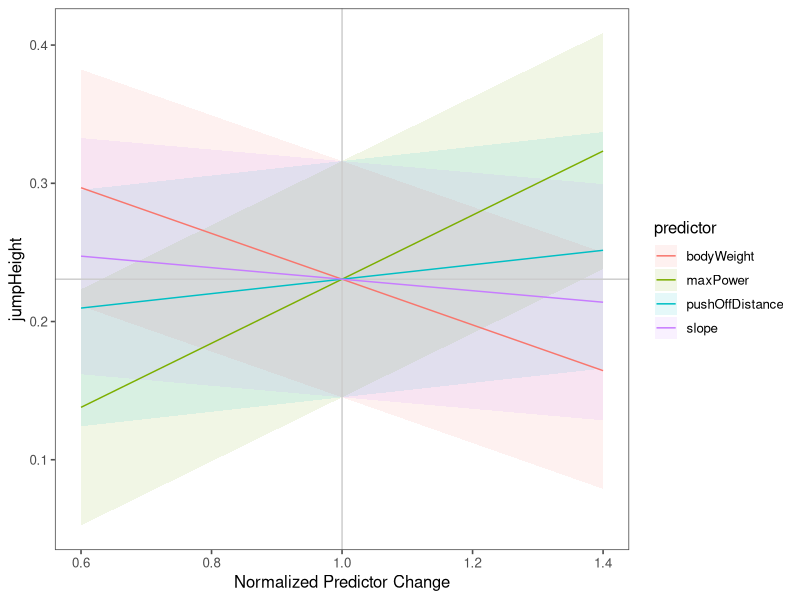
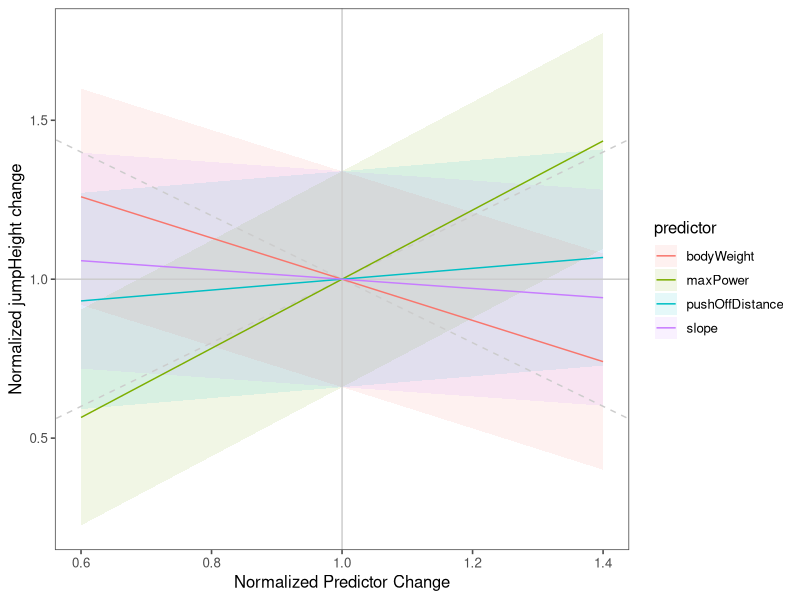
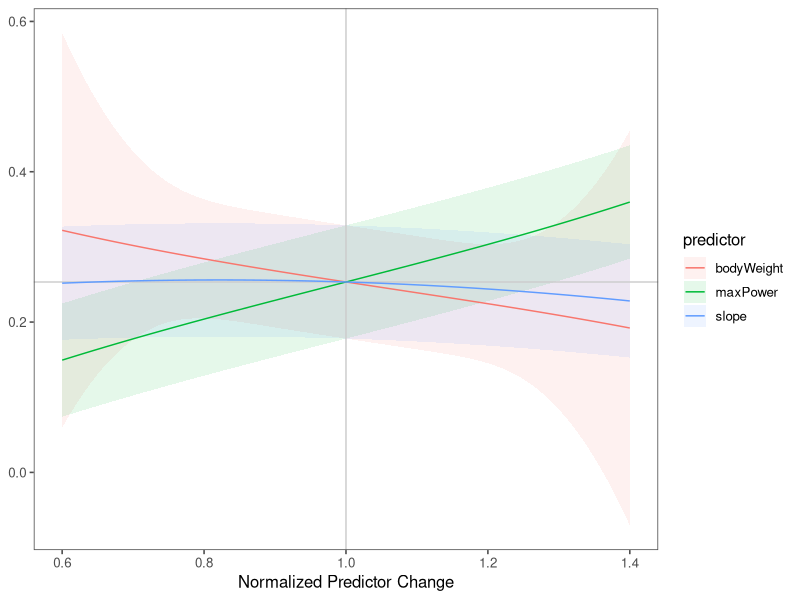
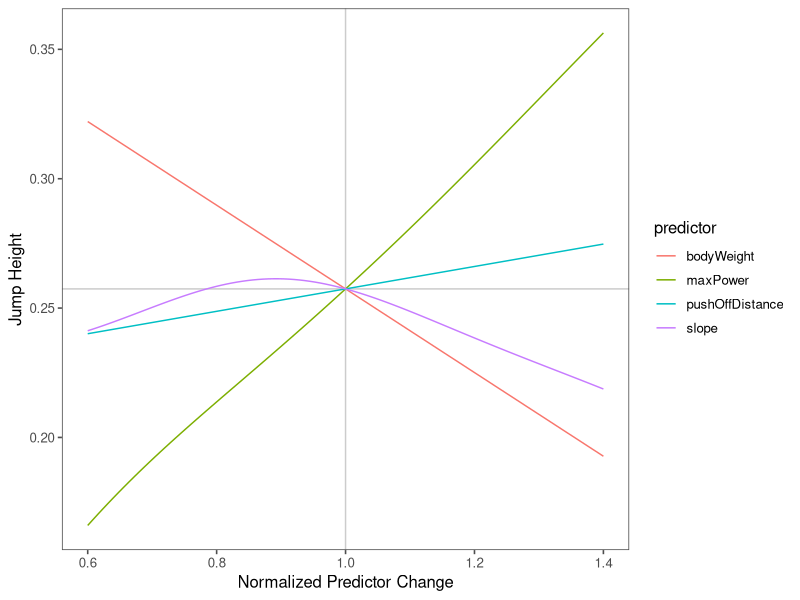

Write the R code that produced these figures, in order.
############################################
sensitivityAnalysis <- function(model,
                                target = NULL,
                                predictors = NULL, #Data Frame
                                predictorsMeans = NULL, #Data Frame
                                samplesN = 101,
                                from = 0.6,
                                to = 1.4,
                                targetPrediction = "ratio", # c("ratio", "absolute")
                                predictionType = "prediction",
                                level = 0.9) {
    
    if (missing(target)) {
        predictors <- model$model[-1]
        target <- model$model[1]
    }
    targetName <- names(target)
    
    target <- target[[1]]
    
    numberPredictors <- ncol(predictors)     
    
    if (missing(predictorsMeans)) {
        initialPredictorsValues <- predictors %>%
            summarise_all(mean)
        
    } else {
        initialPredictorsValues <- predictorsMeans    
    }
    
    initialTargetValue <- mean(predict(model, newdata = initialPredictorsValues))
    
    sensitivityData <- sapply(initialPredictorsValues, function(x) rep(x, samplesN * numberPredictors))
    changeDF <- seq(from, to, length.out = samplesN)
    
    for (i in seq(1, numberPredictors)) {
        sensitivityData[seq((i-1)*samplesN + 1, i * samplesN), i] <- changeDF * initialPredictorsValues[[i]]    
    }
    sensitivityData <- data.frame(sensitivityData)
    
    predictedTarget <- predict(model,
                               newdata = sensitivityData,
                               interval = predictionType,
                               level = level)
    
    predictedTarget <- as.data.frame(predictedTarget)
    
    if (targetPrediction == "ratio")
        predictedTarget <- mutate_all(predictedTarget, function(x) {x / initialTargetValue})
    
    df <- data.frame(normalized.predictor.change = numeric(0),
                     predictor = character(0),
                     normalized.target.change.fit = numeric(0),
                     normalized.target.change.lower= numeric(0),
                     normalized.target.change.upper = numeric(0)) 
    
    for (i in seq(1, numberPredictors)) {
        df <- rbind(df, 
                    data.frame(
                        normalized.predictor.change = changeDF,
                        predictor = names(predictors)[i],
                        normalized.target.change.fit = predictedTarget$fit[seq((i-1)*samplesN + 1, i * samplesN)],
                        normalized.target.change.lower = predictedTarget$lwr[seq((i-1)*samplesN + 1, i * samplesN)],
                        normalized.target.change.upper = predictedTarget$upr[seq((i-1)*samplesN + 1, i * samplesN)]))
    }
    if (targetPrediction == "ratio") {
        gg <- ggplot(df, aes(x = normalized.predictor.change, 
                             group = predictor)) +
            geom_ribbon(aes(ymin = normalized.target.change.lower,
                            ymax = normalized.target.change.upper,
                            fill = predictor), alpha = 0.1) + 
            geom_vline(xintercept = 1,  color = "grey80") + 
            geom_hline(yintercept = 1, color = "grey80") +
            geom_abline(slope = 1, linetype = "dashed", color = "grey80") + 
            geom_abline(slope = -1, intercept = 2, linetype = "dashed", color = "grey80") +
            geom_line(aes(x = normalized.predictor.change,
                          y = normalized.target.change.fit,
                          color = predictor)) +
            ylab(paste("Normalized", targetName, "change")) +
            xlab("Normalized Predictor Change") + 
            theme_few()
    } else {
        gg <- ggplot(df, aes(x = normalized.predictor.change, 
                             group = predictor)) +
            geom_ribbon(aes(ymin = normalized.target.change.lower,
                            ymax = normalized.target.change.upper,
                            fill = predictor), alpha = 0.1) + 
            geom_vline(xintercept = 1,  color = "grey80") + 
            geom_hline(yintercept = initialTargetValue, color = "grey80") +
            geom_line(aes(x = normalized.predictor.change,
                          y = normalized.target.change.fit,
                          color = predictor)) +
            ylab(targetName) + 
            xlab("Normalized Predictor Change") + 
            theme_few()        
    }
    
    variableMeans <- cbind(data.frame(target = initialTargetValue),
                           data.frame(initialPredictorsValues))
    names(variableMeans) <- c(targetName, names(initialPredictorsValues))
    return(list(ggplot = gg,
                predictionData = sensitivityData,
                resultsData = df,
                variableMeans = variableMeans))
}

#####################################
sensitivityAnalysisCaret <- function(model,
                                target = NULL,
                                predictors = NULL, #Data Frame
                                predictorsMeans = NULL, #Data Frame
                                samplesN = 101,
                                from = 0.6,
                                to = 1.4,
                                targetPrediction = "ratio" # c("ratio", "absolute")
                                ) {
    
    if (missing(target)) {
        predictors <- model$model[-1]
        target <- model$model[1]
    }
    targetName <- names(target)
    
    target <- target[[1]]
    
    numberPredictors <- ncol(predictors)     
    
    if (missing(predictorsMeans)) {
        initialPredictorsValues <- predictors %>%
            summarise_all(mean)
        
    } else {
        initialPredictorsValues <- predictorsMeans    
    }
    
    initialTargetValue <- mean(predict(model, newdata = initialPredictorsValues))
    
    sensitivityData <- sapply(initialPredictorsValues, function(x) rep(x, samplesN * numberPredictors))
    changeDF <- seq(from, to, length.out = samplesN)
    
    for (i in seq(1, numberPredictors)) {
        sensitivityData[seq((i-1)*samplesN + 1, i * samplesN), i] <- changeDF * initialPredictorsValues[[i]]    
    }
    sensitivityData <- data.frame(sensitivityData)
    
    predictedTarget <- predict(model,
                               newdata = sensitivityData)
    

    
    if (targetPrediction == "ratio")
        predictedTarget <- predictedTarget / initialTargetValue
    
    df <- data.frame(normalized.predictor.change = numeric(0),
                     predictor = character(0),
                     normalized.target.change.fit = numeric(0)) 
    
    for (i in seq(1, numberPredictors)) {
        df <- rbind(df, 
                    data.frame(
                        normalized.predictor.change = changeDF,
                        predictor = names(predictors)[i],
                        normalized.target.change.fit = predictedTarget[seq((i-1)*samplesN + 1, i * samplesN)]))
    }
    if (targetPrediction == "ratio") {
        gg <- ggplot(df, aes(x = normalized.predictor.change, 
                             group = predictor)) +
            geom_vline(xintercept = 1,  color = "grey80") + 
            geom_hline(yintercept = 1, color = "grey80") +
            geom_abline(slope = 1, linetype = "dashed", color = "grey80") + 
            geom_abline(slope = -1, intercept = 2, linetype = "dashed", color = "grey80") +
            geom_line(aes(x = normalized.predictor.change,
                          y = normalized.target.change.fit,
                          color = predictor)) +
            ylab(paste("Normalized", targetName, "change")) +
            xlab("Normalized Predictor Change") + 
            theme_few()
    } else {
        gg <- ggplot(df, aes(x = normalized.predictor.change, 
                             group = predictor)) +
            geom_vline(xintercept = 1,  color = "grey80") + 
            geom_hline(yintercept = initialTargetValue, color = "grey80") +
            geom_line(aes(x = normalized.predictor.change,
                          y = normalized.target.change.fit,
                          color = predictor)) +
            ylab(targetName) + 
            xlab("Normalized Predictor Change") + 
            theme_few()        
    }
    
    variableMeans <- cbind(data.frame(target = initialTargetValue),
                           data.frame(initialPredictorsValues))
    names(variableMeans) <- c(targetName, names(initialPredictorsValues))
    return(list(ggplot = gg,
                predictionData = sensitivityData,
                resultsData = df,
                variableMeans = variableMeans))
}
library(dplyr)
library(ggplot2)
library(caret)
library(ggthemes)

jumpData <- read.csv("jump-data.csv", header = TRUE)

# Linear model
model <- lm(jumpHeight ~ maxPower + bodyWeight + slope + pushOffDistance, jumpData) # scale & log-log
summary(model)

results <- sensitivityAnalysis(model, level = .90, predictionType = "prediction", targetPrediction = "raw")
plot(results$ggplot)
results$variableMeans

# Interactions Linear model
model <- lm(jumpHeight ~ maxPower * bodyWeight * slope * pushOffDistance, jumpData)
summary(model)
results <- sensitivityAnalysis(model, level = .9, predictionType = "prediction")
plot(results$ggplot)

# Polynomial
target <- jumpData$jumpHeight
predictors <- select(jumpData, maxPower, bodyWeight, slope)
model <- lm(jumpHeight ~ poly(maxPower, 3, raw = TRUE) * poly(slope, 3, raw = TRUE) * poly(bodyWeight, 3, raw = TRUE),
            jumpData)
summary(model)
results <- sensitivityAnalysis(model, target, predictors, level = .9, predictionType = "prediction", targetPrediction = "raw")
plot(results$ggplot)


# Caret
target <- jumpData$jumpHeight
predictors <- select(jumpData, maxPower, bodyWeight, slope, pushOffDistance)
ctrl <- trainControl(method="cv", allowParallel = TRUE, number = 5, repeats = 1, verboseIter = TRUE)
model <- train(y = target, x = predictors, 
               method = "gam",
               preProcess = c("center", "scale"),
               trControl = ctrl)

results <- sensitivityAnalysisCaret(model, target, predictors, targetPrediction = "raw")
plot(results$ggplot + ylab("Jump Height"))

